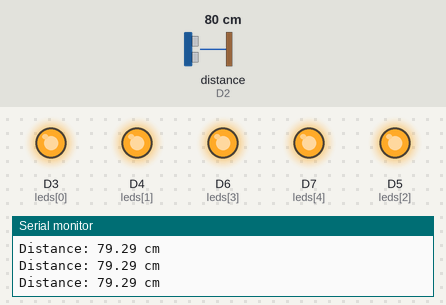
The sketch below on a simulated ESP8266 (NodeMCU). Parts: output pins drawn as LEDs (lit = HIGH), the last lines printed to the serial monitor. Wiring (inferred from the names in the program): ultrasonic range finder: trigger D1; echo D2. The test bench sets the inputs (shaded band); at power-on: distance to the obstacle (sensor on D2) 80 cm. The echo pulse lasts 58.3 µs per cm; pins used as bus, display or sensor lines are not drawn.

Above: at 1.2 s.
1.3 s: distance to the obstacle (sensor on D2) set to 49 cm
2.8 s: distance to the obstacle (sensor on D2) set to 43 cm
At 3.9 s:
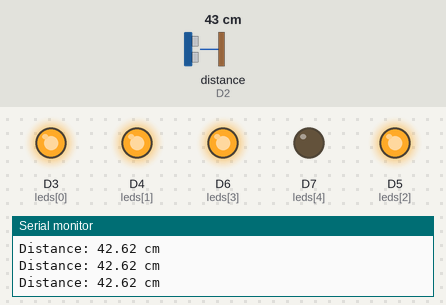
4.3 s: distance to the obstacle (sensor on D2) set to 34 cm
At 4.8 s:
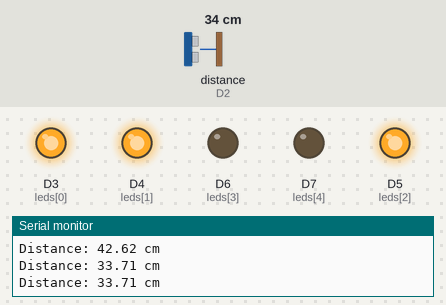
5.9 s: distance to the obstacle (sensor on D2) set to 28 cm
At 6.6 s:
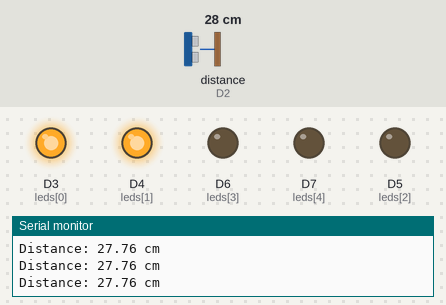
7.4 s: distance to the obstacle (sensor on D2) set to 2 cm
At 8.4 s:
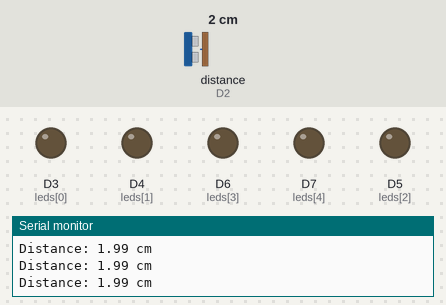
9.0 s: distance to the obstacle (sensor on D2) set to 35 cm
At 9.9 s:
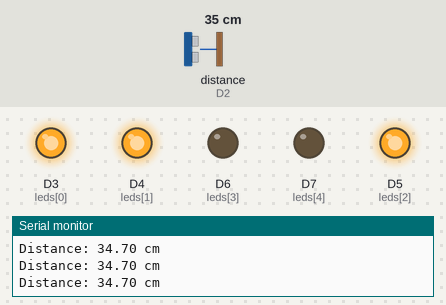
Timing chart, 0 to 11.6 s (numbered marks = the images above; inputs shaded):
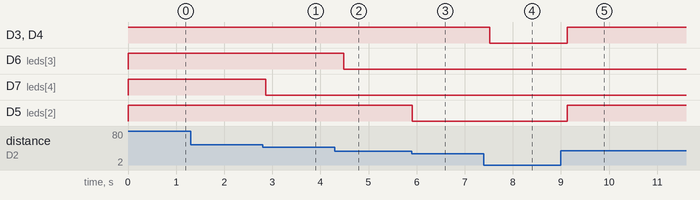

The sketch:

Ultrasonic.ino
```cpp
#define TRIG_PIN D1
#define ECHO_PIN D2

int leds[] = {D3, D4, D5, D6, D7}; // LED pins
int ledCount = 5;

void setup() {
  Serial.begin(115200);
  pinMode(TRIG_PIN, OUTPUT);  // Set Trig pin as OUTPUT
  pinMode(ECHO_PIN, INPUT);   // Set Echo pin as INPUT

  for (int i = 0; i < ledCount; i++) {
    pinMode(leds[i], OUTPUT);
    digitalWrite(leds[i], HIGH); // Turn on all LEDs initially
  }
}

void loop() {
  long duration;
  float distance;

  // Send ultrasonic pulse
  digitalWrite(TRIG_PIN, LOW);
  delayMicroseconds(2);
  digitalWrite(TRIG_PIN, HIGH);
  delayMicroseconds(10);
  digitalWrite(TRIG_PIN, LOW);

  // Read the returning pulse duration
  duration = pulseIn(ECHO_PIN, HIGH);

  // Calculate distance in centimeters
  distance = duration * 0.034 / 2;

  Serial.print("Distance: ");
  Serial.print(distance);
  Serial.println(" cm");

  // --- Control the number of LEDs ---
  // Distance > 50 cm → all LEDs ON
  // Distance < 10 cm → all LEDs OFF
  int numOn = map(distance, 10, 50, 0, ledCount);
  numOn = constrain(numOn, 0, ledCount);

  for (int i = 0; i < ledCount; i++) {
    if (i < numOn)
      digitalWrite(leds[i], HIGH); // LED ON
    else
      digitalWrite(leds[i], LOW);  // LED OFF
  }

  delay(200); // Wait 200 ms before next measurement
}
```

Measured:
- the behaviour switches between 47 and 46 cm on distance to the obstacle (sensor on D2) (found by bisection; images 0 and 1)
- the behaviour switches between 39 and 38 cm on distance to the obstacle (sensor on D2) (found by bisection; images 1 and 2)
- the behaviour switches between 31 and 30 cm on distance to the obstacle (sensor on D2) (found by bisection; images 2 and 3)
- after the input at 2.8 s, D7 (leds[4]): HIGH → LOW after 0.06 s
- after the input at 4.3 s, D6 (leds[3]): HIGH → LOW after 0.19 s
- after the input at 5.9 s, D5 (leds[2]): HIGH → LOW at once
- after the input at 7.4 s, D3 (leds[0]), D4 (leds[1]): HIGH → LOW after 0.12 s
- after the input at 9.0 s, D3 (leds[0]), D4 (leds[1]), D5 (leds[2]): LOW → HIGH after 0.13 s
